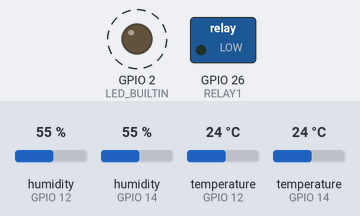
This sketch was run on a simulated ESP32. Parts: switched loads named in the sketch (green lamp = pin HIGH), output pins drawn as LEDs (lit = HIGH). Dashed ring = blinking. The test bench sets the inputs (shaded band); at power-on: humidity (sensors on GPIO 12, GPIO 14) 55 %, temperature (sensors on GPIO 12, GPIO 14) 24 °C. WiFi joins after 1.5 s; servers stay silent unless stated; no MQTT or app messages arrive unless stated; what the sketch prints to the serial monitor is not drawn.

Above: at 1.54 s.
Timing chart, 0 to 4.5 s (numbered marks = the images above):
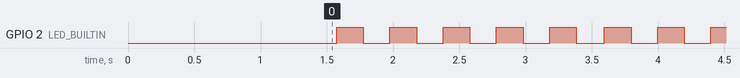

Measured:
- by itself, GPIO 2 (LED_BUILTIN): alternates HIGH for 0.20 s and LOW for 0.20 s

The sketch:

pub.ino
```cpp
#include "config.h"
#include "DHT.h"

#define DHT1 12
#define DHT3 14

#define RELAY1 26

#define DHTTYPE DHT21
DHT dht1(DHT1, DHTTYPE);
DHT dht3(DHT3, DHTTYPE);

float Temp1, Temp3;
float Hum1, Hum3;

void read(){
    Temp1 = dht1.readTemperature();
    Temp3 = dht3.readTemperature();

    Hum1 = dht1.readHumidity();
    Hum3 = dht3.readHumidity();
}
/*
void callback(char* topic, byte* payload, unsigned int length) {
    Serial.print("Pesan diterima dari topik: ");
    Serial.println(topic);

    String message;
        for (int i = 0; i < length; i++) {
        message += (char)payload[i];
    }

    Serial.print("Isi pesan: ");
    Serial.println(message);

    if (String(topic) == mqtt_topic_relay1) {
        if (message == "ON") {
            Serial.println("Relay 1 ON");
            digitalWrite(RELAY1, HIGH);
        } else if (message == "OFF") {
            Serial.println("Relay 1 OFF");
            digitalWrite(RELAY1, LOW);
        }
    }
}
*/

void alarm(){
    if (Temp1 >= 70 or Temp3 >= 70){
        digitalWrite(RELAY1, HIGH);
    }else{
        digitalWrite(RELAY1, LOW);
    }
}

void reconnect() {
  while (!client.connected()) {
    read();
    alarm();
    Serial.print("Connecting to MQTT...");
    if (client.connect("WaterFlowSensor", mqtt_username, mqtt_password)) {
        Serial.println("connected");
    } else {
        Serial.print("failed, rc=");
        Serial.print(client.state());
        Serial.print(" - ");
        Serial.println(mqtt_server);
        delay(1000);
    }

  }
}

void setup() {
    Serial.begin(115200);
    dht1.begin();
    dht3.begin();
    setup_wifi();
    client.setServer(mqtt_server, 1883);
    //client.setCallback(callback);

    pinMode(LED_BUILTIN, OUTPUT);
    pinMode(RELAY1, OUTPUT);

    digitalWrite(LED_BUILTIN, LOW);
    digitalWrite(RELAY1, LOW);
}

void loop() {
    if (!client.connected()) {
        digitalWrite(LED_BUILTIN, LOW);
        reconnect();
    }
    client.loop();
    read();

    digitalWrite(LED_BUILTIN, HIGH);
    delay(200);
    client.publish(mqtt_topic_temp1, String(Temp1).c_str());
    client.publish(mqtt_topic_temp3, String(Temp3).c_str());
    client.publish(mqtt_topic_hum1, String(Hum1).c_str());
    client.publish(mqtt_topic_hum3, String(Hum3).c_str());

    digitalWrite(LED_BUILTIN, LOW);
    Serial.println(Temp1);
    delay(200);
}
```

config.h
```cpp
#include <WiFi.h>
#include <PubSubClient.h>

const char* ssid = "OSYARA";
const char* password = "omg12345";

const char* mqtt_server = "192.168.100.2";
const char* mqtt_username = "user1";
const char* mqtt_password = "1234567890";

const char* mqtt_topic_temp1 = "/dht/temp1";
const char* mqtt_topic_temp2 = "/dht/temp2";
const char* mqtt_topic_temp3 = "/dht/temp3";

const char* mqtt_topic_hum1 = "/dht/lembap1";
const char* mqtt_topic_hum2 = "/dht/lembap2";
const char* mqtt_topic_hum3 = "/dht/lembap3";

const char* mqtt_topic_relay1 = "/relay/1";
const char* mqtt_topic_relay2 = "/relay/2";

WiFiClient espClient;
PubSubClient client(espClient);

void setup_wifi() {
    delay(10);
    Serial.println();
    Serial.print("Connecting to ");
    Serial.println(ssid);

    WiFi.begin(ssid, password);
        while (WiFi.status() != WL_CONNECTED) {
        delay(500);
        Serial.print(".");
    }

    Serial.println(WiFi.localIP());
    Serial.println("WiFi connected");
}
```
